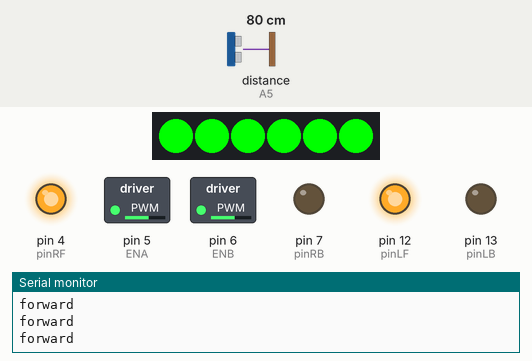
Bench run of a sketch on a simulated Arduino Uno, built with avr-gcc and run on an emulated ATmega328P. On the bench: 6 RGB LEDs in strip order, left to right, switched loads named in the sketch (green lamp = pin HIGH), output pins drawn as LEDs (lit = HIGH), the last lines printed to the serial monitor. The inputs (shaded band) are chosen by the test bench; at power-on: distance to the obstacle (sensor on A5) 80 cm. The echo pulse lasts 58.3 µs per cm.

Above: at 0.95 s.
1.3 s: distance to the obstacle (sensor on A5) set to 18 cm
4.3 s: distance to the obstacle (sensor on A5) set to 14 cm
At 4.8 s:
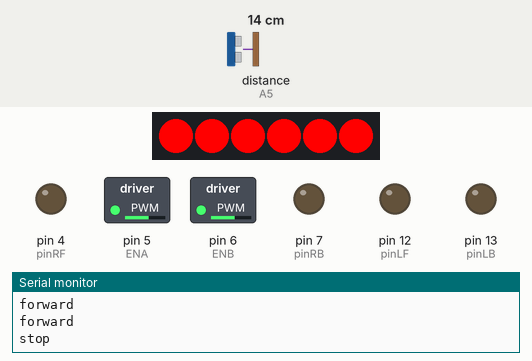
5.8 s: distance to the obstacle (sensor on A5) set to 35 cm
At 6.46 s:
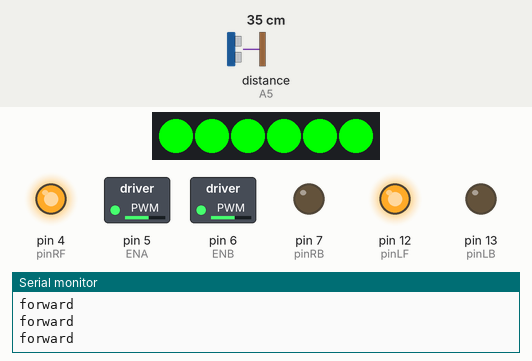
8.5 s: distance to the obstacle (sensor on A5) set to 2 cm
At 9.9 s:
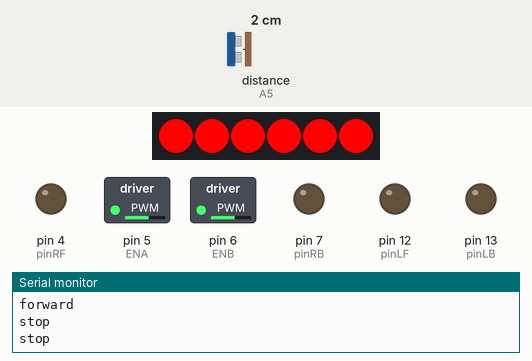
Timing chart, 0 to 11.0 s (numbered marks = the images above; inputs shaded):
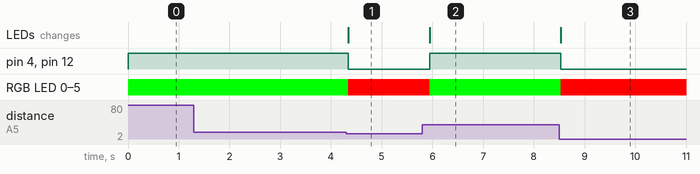

Measured:
- the behaviour switches between 17 and 16 cm on distance to the obstacle (sensor on A5) (found by bisection; images 0 and 1)
- after the input at 4.3 s, pin 4 (pinRF), pin 12 (pinLF): HIGH → LOW at once; RGB LED 0–5: RGB(0, 255, 0) → RGB(255, 0, 0) at once; the LEDs: change at once (image 1)
- after the input at 5.8 s, pin 4 (pinRF), pin 12 (pinLF): LOW → HIGH after 0.15 s; RGB LED 0–5: RGB(255, 0, 0) → RGB(0, 255, 0) after 0.15 s; the LEDs: change after 0.15 s (image 2)
- after the input at 8.5 s, pin 4 (pinRF), pin 12 (pinLF): HIGH → LOW at once; RGB LED 0–5: RGB(0, 255, 0) → RGB(255, 0, 0) at once; the LEDs: change at once (image 3)

The sketch:

Test1_Follow_Car.ino
```cpp
#include <FastLED.h>                                      //Define the RGB driver chip WS2812 library
#define LED_PIN     A4                                    //The ARDUINO driver pin is A4
#define NUM_LEDS    6                                     //RCWL-1633 is equipped with 6 series connected RGB light beads
CRGB leds[NUM_LEDS];
const int   I_O = A5;                                     //I/O connected to pin A5, single bus ranging
#define ENA  5              //pin of controlling speed---- ENA of motor driver board
#define ENB  6              //pin of controlling speed---- ENB of motor driver board
int pinLB = 13;            //pin of controlling turning---- IN1 of motor driver board
int pinLF = 12;           //pin of controlling turning---- IN2 of motor driver board
int pinRB = 7;          //pin of controlling turning---- IN3 of motor driver board
int pinRF = 4;          //pin of controlling turning---- IN4 of motor driver board
float  distance;
volatile int DM;
float checkdistance() {
  pinMode(I_O, OUTPUT);
  digitalWrite(I_O, HIGH);
  delayMicroseconds(100);
  digitalWrite(I_O, LOW);
  pinMode(I_O, INPUT);
  distance  = pulseIn(I_O, HIGH, 500000);
  distance = distance * 340 / 2 / 10000;
  return distance;
}
void setup() {
  pinMode(pinLB, OUTPUT); // pin 13
  pinMode(pinLF, OUTPUT); // pin 12
  pinMode(pinRB, OUTPUT); // pin 7
  pinMode(pinRF, OUTPUT); // pin 4
  pinMode(ENA, OUTPUT);   // pin 5(PWM)
  pinMode(ENB, OUTPUT);   // pin 6(PWM)
  FastLED.addLeds<WS2812, LED_PIN, GRB>(leds, NUM_LEDS);
  Serial.begin(9600);                                     //Baud rate 9600
  pinMode(I_O, INPUT);                                    //Set I_O as input pin
  Set_Speed(150);//setting speed 150
  DM = 0;
}
void red() {
  leds[0] = CRGB(255, 0, 0);
  leds[1] = CRGB(255, 0, 0);
  leds[2] = CRGB(255, 0, 0);
  leds[3] = CRGB(255, 0, 0);
  leds[4] = CRGB(255, 0, 0);
  leds[5] = CRGB(255, 0, 0);
  FastLED.show();
}
void green() {
  leds[0] = CRGB(0, 255, 0);
  leds[1] = CRGB(0, 255, 0);
  leds[2] = CRGB(0, 255, 0);
  leds[3] = CRGB(0, 255, 0);
  leds[4] = CRGB(0, 255, 0);
  leds[5] = CRGB(0, 255, 0);
  FastLED.show();
}
void blue() {
  leds[0] = CRGB(0, 0, 255);
  leds[1] = CRGB(0, 0, 255);
  leds[2] = CRGB(0, 0, 255);
  leds[3] = CRGB(0, 0, 255);
  leds[4] = CRGB(0, 0, 255);
  leds[5] = CRGB(0, 0, 255);
  FastLED.show();
}
void loop() {
   DM=checkdistance();  //Get the current distance
   if(DM<=15){
    red();
    Serial.println("stop");
    stopp();
    delay(300);
    DM = checkdistance();
    delay(500);
  }
  else { //There are no obstacles ahead, the car is moving forward
    green();
    Serial.println("forward");
    advance();
    delay(100);
    stopp();
  }
 }
void Set_Speed(unsigned char pwm) //function of setting speed
{
  analogWrite(ENA, pwm);
  analogWrite(ENB, pwm);
}
void advance()    //  going forward
{
  digitalWrite(pinRB, LOW); // making motor move towards right rear
  digitalWrite(pinRF, HIGH);
  digitalWrite(pinLB, LOW); // making motor move towards left rear
  digitalWrite(pinLF, HIGH);

}
void turnR()        //turning right(dual wheel)
{
  digitalWrite(pinRB, LOW); //making motor move towards right rear
  digitalWrite(pinRF, HIGH);
  digitalWrite(pinLB, HIGH);
  digitalWrite(pinLF, LOW); //making motor move towards left front
}
void turnL()         //turning left(dual wheel)
{
  digitalWrite(pinRB, HIGH);
  digitalWrite(pinRF, LOW );  //making motor move towards right front
  digitalWrite(pinLB, LOW);  //making motor move towards left rear
  digitalWrite(pinLF, HIGH);
}
void stopp()        //stop
{
  digitalWrite(pinRB, LOW);
  digitalWrite(pinRF, LOW);
  digitalWrite(pinLB, LOW);
  digitalWrite(pinLF, LOW);

}
void back()         //back up
{
  digitalWrite(pinRB, HIGH); //making motor move towards right rear
  digitalWrite(pinRF, LOW);
  digitalWrite(pinLB, HIGH); //making motor move towards left rear
  digitalWrite(pinLF, LOW);
}
```
